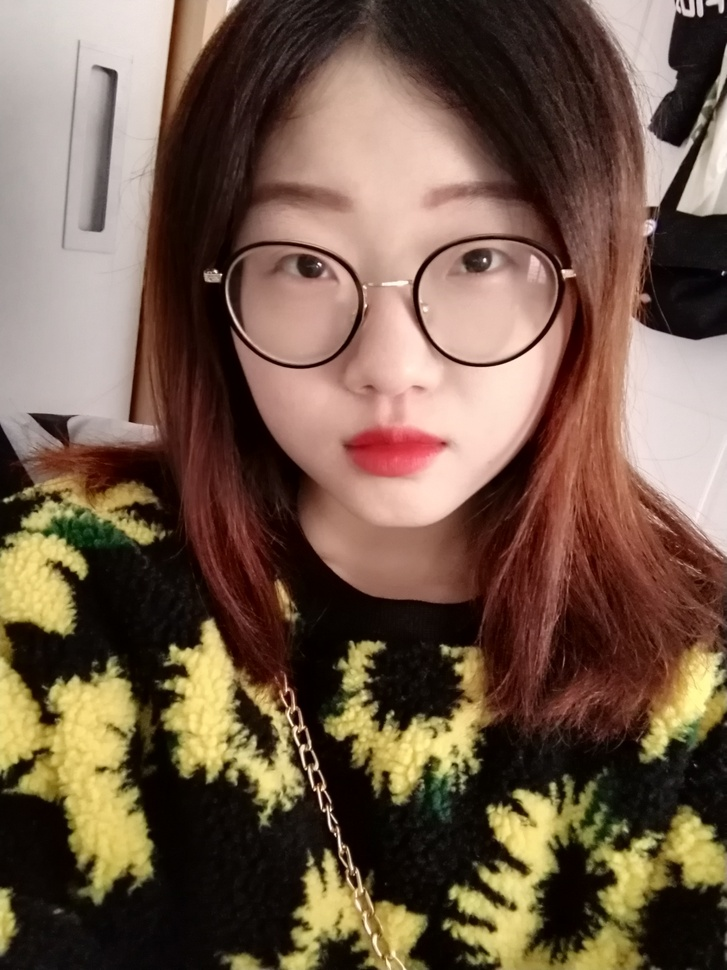
#> input picture Matplotlib_Learn/1.jpg, 727 x 970 px, shrunk from 2448 x 3264 before the run, found by its file name
$ python '图片轮廓和直方图.py'
#> lines starting #> are read from the running program, lines starting #| are printed output that depends on the picture
# @Time    : 2019/12/3 9:44
# @Author  : Libuda
# @FileName: 图片轮廓和直方图.py
# @Software: PyCharm
from PIL import Image
from pylab import *
image_path = r'C:\Users\lenovo\PycharmProjects\AI_learn\Matplotlib_Learn\1.jpg'
# 读取图像到数组中
im = array(Image.open(image_path).convert('L'))
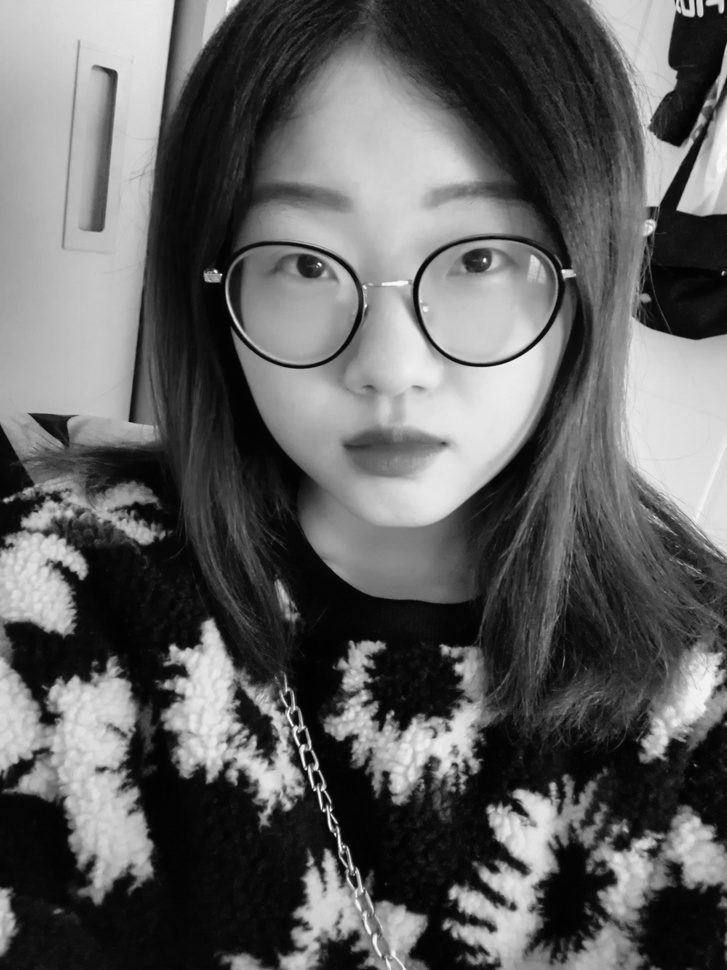
#> im: shape (970, 727); min 1, max 252, mean 96.2

# 新建一个图像
figure()
# 不使用颜色信息
gray()
# 在原点的左上角显示轮廓图像
contour(im, origin='image')
axis('equal')
axis('off')
figure()
# hist() 只接受一维数组作为输入，所以我们在绘制图像直方图之前，必须先对图像进行压平处理。flatten() 方法将任意数组按照行优先准则转换成一维数组
hist(im.flatten(),128)
show()
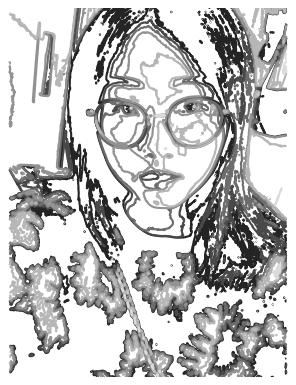
#> figure drawn by matplotlib, 1 panel
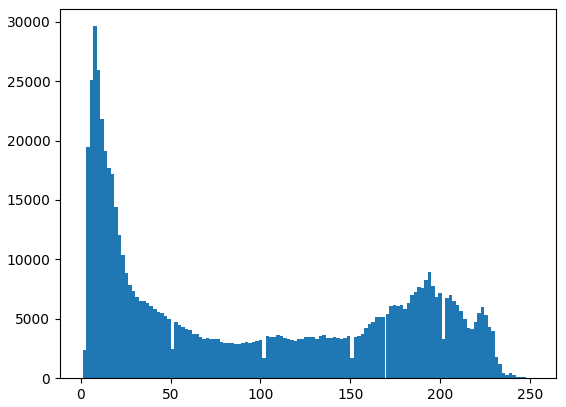
#> figure drawn by matplotlib, 1 panel; tallest bar 29619 high, from x = 6.88 to 8.84
